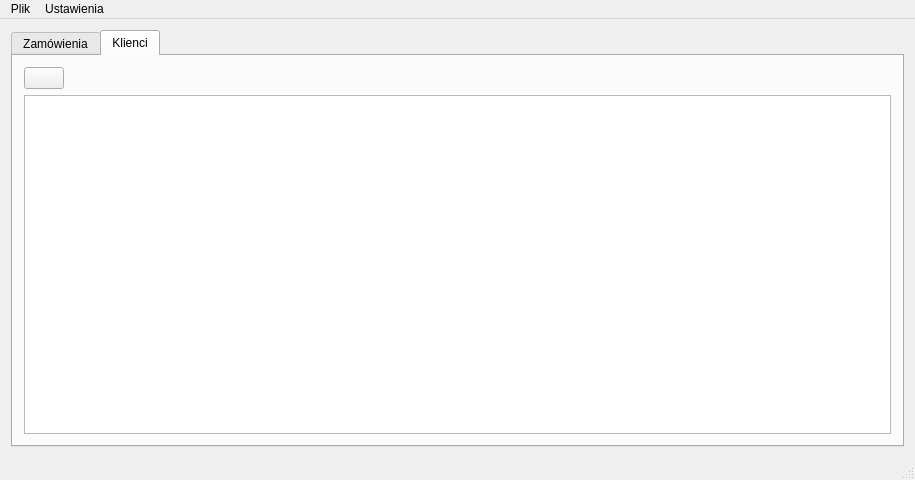
<?xml version="1.0" encoding="UTF-8"?>
<ui version="4.0">
 <class>MainWindow</class>
 <widget class="QMainWindow" name="MainWindow">
  <property name="geometry">
   <rect>
    <x>0</x>
    <y>0</y>
    <width>915</width>
    <height>480</height>
   </rect>
  </property>
  <property name="windowTitle">
   <string>ABIS Manager</string>
  </property>
  <widget class="QWidget" name="centralWidget">
   <layout class="QVBoxLayout" name="verticalLayout">
    <item>
     <widget class="QTabWidget" name="tabWidget">
      <property name="currentIndex">
       <number>1</number>
      </property>
      <widget class="QWidget" name="tab">
       <attribute name="title">
        <string>Zamówienia</string>
       </attribute>
       <layout class="QVBoxLayout" name="verticalLayout_2">
        <item>
         <layout class="QHBoxLayout" name="horizontalLayout">
          <item>
           <widget class="QPushButton" name="pushButton">
            <property name="text">
             <string/>
            </property>
            <property name="icon">
             <iconset resource="zasoby.qrc">
              <normaloff>:/zasoby/add.png</normaloff>:/zasoby/add.png</iconset>
            </property>
            <property name="iconSize">
             <size>
              <width>32</width>
              <height>32</height>
             </size>
            </property>
           </widget>
          </item>
          <item>
           <spacer name="horizontalSpacer">
            <property name="orientation">
             <enum>Qt::Horizontal</enum>
            </property>
            <property name="sizeHint" stdset="0">
             <size>
              <width>40</width>
              <height>20</height>
             </size>
            </property>
           </spacer>
          </item>
         </layout>
        </item>
        <item>
         <widget class="QTableView" name="tableViewZam">
          <property name="selectionMode">
           <enum>QAbstractItemView::ExtendedSelection</enum>
          </property>
          <property name="selectionBehavior">
           <enum>QAbstractItemView::SelectRows</enum>
          </property>
         </widget>
        </item>
       </layout>
      </widget>
      <widget class="QWidget" name="tab_2">
       <attribute name="title">
        <string>Klienci</string>
       </attribute>
       <layout class="QVBoxLayout" name="verticalLayout_4">
        <item>
         <layout class="QVBoxLayout" name="verticalLayout_3">
          <item>
           <layout class="QHBoxLayout" name="horizontalLayout_2">
            <item>
             <widget class="QPushButton" name="pushButton_2">
              <property name="text">
               <string/>
              </property>
              <property name="icon">
               <iconset resource="zasoby.qrc">
                <normaloff>:/zasoby/add.png</normaloff>:/zasoby/add.png</iconset>
              </property>
              <property name="iconSize">
               <size>
                <width>32</width>
                <height>32</height>
               </size>
              </property>
             </widget>
            </item>
            <item>
             <spacer name="horizontalSpacer_2">
              <property name="orientation">
               <enum>Qt::Horizontal</enum>
              </property>
              <property name="sizeHint" stdset="0">
               <size>
                <width>40</width>
                <height>20</height>
               </size>
              </property>
             </spacer>
            </item>
           </layout>
          </item>
          <item>
           <widget class="QTableView" name="tableViewKlienci">
            <property name="selectionMode">
             <enum>QAbstractItemView::ExtendedSelection</enum>
            </property>
            <property name="selectionBehavior">
             <enum>QAbstractItemView::SelectRows</enum>
            </property>
           </widget>
          </item>
         </layout>
        </item>
       </layout>
      </widget>
     </widget>
    </item>
   </layout>
  </widget>
  <widget class="QMenuBar" name="menuBar">
   <property name="geometry">
    <rect>
     <x>0</x>
     <y>0</y>
     <width>915</width>
     <height>25</height>
    </rect>
   </property>
   <widget class="QMenu" name="menuPlik">
    <property name="title">
     <string>Plik</string>
    </property>
    <addaction name="akcjaZamknij"/>
    <addaction name="separator"/>
   </widget>
   <widget class="QMenu" name="menuUstawienia">
    <property name="title">
     <string>Ustawienia</string>
    </property>
    <addaction name="akcjaUstawieniaBazy"/>
   </widget>
   <addaction name="menuPlik"/>
   <addaction name="menuUstawienia"/>
  </widget>
  <widget class="QStatusBar" name="statusBar"/>
  <action name="akcjaUstawieniaBazy">
   <property name="text">
    <string>Połączenie z bazą danych</string>
   </property>
  </action>
  <action name="akcjaZamknij">
   <property name="text">
    <string>Zamknij</string>
   </property>
  </action>
  <action name="actionDodajKlienta">
   <property name="text">
    <string>Dodaj klienta</string>
   </property>
   <property name="toolTip">
    <string>Formularz dodania nowego klienta</string>
   </property>
   <property name="shortcut">
    <string>Ctrl+K</string>
   </property>
  </action>
 </widget>
 <layoutdefault spacing="6" margin="11"/>
 <resources>
  <include location="zasoby.qrc"/>
 </resources>
 <connections/>
 <slots>
  <slot>zamknij()</slot>
 </slots>
</ui>
